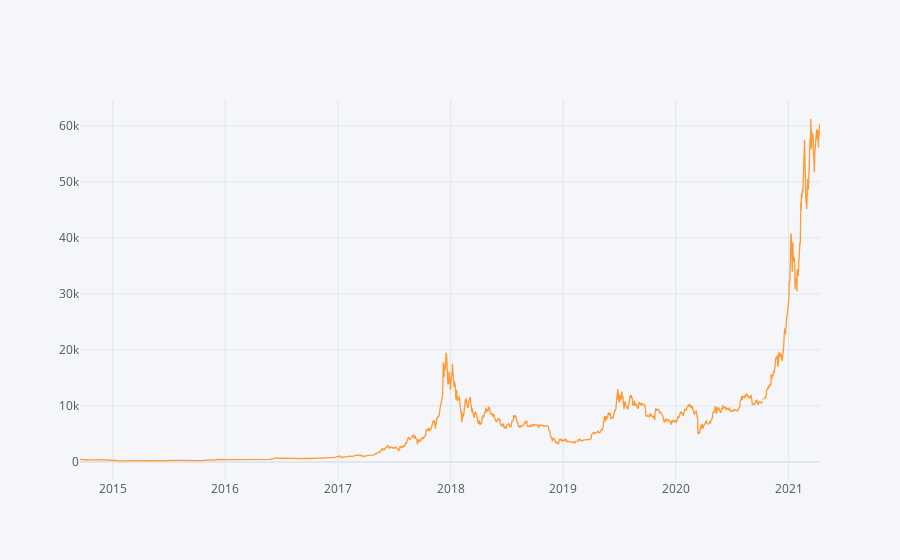
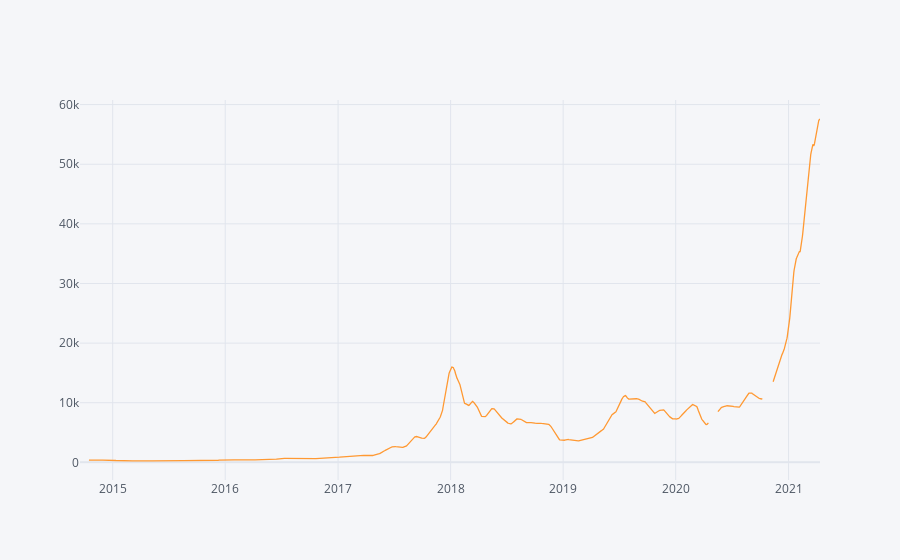

Notebook source saved alongside these figures, in order:
### Code cell
df['Open'].iplot()
df.rolling(window=30).mean()['Close'].iplot()

### Figure 1 — Plotly figure (JSON) as saved in the notebook; plotly's stock layout.template omitted (floating-point values rounded to 4 significant figures; data arrays with more than 128 entries replaced by an {"elided": "..."} marker saying what was removed)
{"data": [{"line": {"color": "rgba(255, 153, 51, 1.0)", "dash": "solid", "shape": "linear", "width": 1.3}, "mode": "lines", "name": "Open", "text": "", "type": "scatter", "x": {"elided": "2401 str values"}, "y": {"elided": "2401 mixed values"}}], "layout": {"legend": {"bgcolor": "#F5F6F9", "font": {"color": "#4D5663"}}, "paper_bgcolor": "#F5F6F9", "plot_bgcolor": "#F5F6F9", "title": {"font": {"color": "#4D5663"}}, "xaxis": {"gridcolor": "#E1E5ED", "showgrid": true, "tickfont": {"color": "#4D5663"}, "title": {"font": {"color": "#4D5663"}, "text": ""}, "zerolinecolor": "#E1E5ED"}, "yaxis": {"gridcolor": "#E1E5ED", "showgrid": true, "tickfont": {"color": "#4D5663"}, "title": {"font": {"color": "#4D5663"}, "text": ""}, "zerolinecolor": "#E1E5ED"}}}

### Figure 2 — Plotly figure (JSON) as saved in the notebook; plotly's stock layout.template omitted (floating-point values rounded to 4 significant figures; data arrays with more than 128 entries replaced by an {"elided": "..."} marker saying what was removed)
{"data": [{"line": {"color": "rgba(255, 153, 51, 1.0)", "dash": "solid", "shape": "linear", "width": 1.3}, "mode": "lines", "name": "Close", "text": "", "type": "scatter", "x": {"elided": "2401 str values"}, "y": {"elided": "2401 mixed values"}}], "layout": {"legend": {"bgcolor": "#F5F6F9", "font": {"color": "#4D5663"}}, "paper_bgcolor": "#F5F6F9", "plot_bgcolor": "#F5F6F9", "title": {"font": {"color": "#4D5663"}}, "xaxis": {"gridcolor": "#E1E5ED", "showgrid": true, "tickfont": {"color": "#4D5663"}, "title": {"font": {"color": "#4D5663"}, "text": ""}, "zerolinecolor": "#E1E5ED"}, "yaxis": {"gridcolor": "#E1E5ED", "showgrid": true, "tickfont": {"color": "#4D5663"}, "title": {"font": {"color": "#4D5663"}, "text": ""}, "zerolinecolor": "#E1E5ED"}}}
